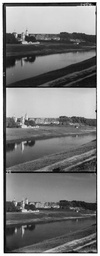
#> input picture align/data/prokudin-gorskii/00125v.jpg, 100 x 256 px, shrunk from 400 x 1024 before the run, found by its file name
$ python evalProkudinAlignment.py
#> lines starting #> are read from the running program, lines starting #| are printed output that depends on the picture
### align/code/utils.py
# This code is part of:
#
#   CS4501-003: Computer Vision
#   University of Virginia
#   Instructor: Zezhou Cheng
#
import numpy as np
import os
import errno
import matplotlib.pyplot as plt


def imread(path):
#> called with path = '../../data/prokudin-gorskii/00125v.jpg'
    img = plt.imread(path).astype(float)
#> img: shape (256, 100) float64; min 0, max 255, mean 123.9

    # Remove alpha channel if it exists
    if img.ndim > 2 and img.shape[2] == 4:
        img = img[:, :, 0:3]
    # Puts images values in range [0,1]
    if img.max() > 1.0:
        img /= 255.0

    return img


def mkdir(dirpath):
    if not os.path.exists(dirpath):
        try:
            os.makedirs(dirpath)
        except OSError as e:
            if e.errno != errno.EEXIST:
                raise
    else:
        print("Directory {} already exists.".format(dirpath))

### align/code/alignChannels.py
# This code is part of:
#
#   CS4501-003: Computer Vision
#   University of Virginia
#   Instructor: Zezhou Cheng
#
import numpy as np


def central_crop(img, crop):
    height, width = img.shape[0], img.shape[1]
    crop_height, crop_width = crop[0], crop[1]
    start_height = (height - crop_height)//2
    start_width = (width - crop_width)//2
    return img[start_height:start_height + crop_height, start_width:start_width + crop_width]


def sum_square_diff(img1, img2):
    return np.sum((img1-img2)**2)


def alignChannels(img, max_shift):

    # ensure img has the 3 channels
    assert img.shape[2] == 3

    reference_channel = img[:, :, 0]
    pred_shift = np.zeros((2, 2), dtype=int)

    # tune this
    crop_size = [19*reference_channel.shape[0]//20, 19*reference_channel.shape[1]//20]

    cropped_ref = central_crop(reference_channel, crop_size)

    for channel in [1, 2]:
        shift = (0, 0)
        best_score = float("inf")

        for shift_i in range(-max_shift[0], max_shift[0]+1):
            for shift_j in range(-max_shift[1], max_shift[1] + 1):
                cropped_test_channel = central_crop(np.roll(img[:, :, channel], [shift_i, shift_j], axis=[0, 1]),
                                                    crop_size)
                cur_ssd = sum_square_diff(cropped_ref, cropped_test_channel)

                if cur_ssd < best_score:
                    shift = (shift_i, shift_j)
                    best_score = cur_ssd
        pred_shift[channel-1] = shift
        img[:, :, channel] = np.roll(img[:, :, channel], [shift[0], shift[1]], axis=(0, 1))

    # assume max_shift is the most amount of boundary we need to crop out
    border = max(max_shift)
    img = img[border:-border, border:-border, :]
    return img, pred_shift

### align/code/evalProkudinAlignment.py
# Demo code for alignment of Prokudin-Gorskii images
#
# Your code should be run after you implement alignChannels
#
# This code is part of:
#
#   CS4501-003: Computer Vision
#   University of Virginia
#   Instructor: Zezhou Cheng
#

import os
import time
import numpy as np
import matplotlib.pyplot as plt

from alignChannels import *
from utils import *

# Path to your data directory
data_dir = os.path.join("..", "..", "data", "prokudin-gorskii")

# Path to your output directory (change this to your output directory)
out_dir = os.path.join("..", "..", "output", "prokudin-gorskii")
mkdir(out_dir)

# List of images
image_names = [
    "00125v.jpg",
    "00153v.jpg",
    "00398v.jpg",
    "00149v.jpg",
    "00351v.jpg",
    "01112v.jpg",
]

# Set maximum shift alignment
max_shift = np.array([15, 15])
# Display variable
display = True

# Loop over images, untile them into images, align
for imgname in image_names:

    # Read image
    imgpath = os.path.join(data_dir, imgname)
    img = imread(imgpath)

    # Images are stacked vertically. From top to bottom B, G, R channels (not RGB)
    image_height = img.shape[0] // 3
#> image_height = 85
    image_width = img.shape[1]
#> image_width = 100

    # Allocating memory for the image
    channels = np.zeros((image_height, image_width, 3))

    # We are loading the color channels from top to bottom
    # Note the ordering of indices
    channels[:, :, 2] = img[0:image_height, :]
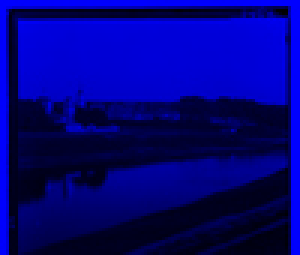
#> channels: shape (85, 100, 3) float64 (shown 3 times larger); mean of channels 0, 1, 2 0, 0, 0.494; drawn as R, G, B
    channels[:, :, 1] = img[image_height : 2 * image_height, :]
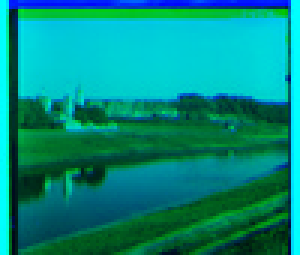
#> channels: shape (85, 100, 3) float64 (shown 3 times larger); mean of channels 0, 1, 2 0, 0.546, 0.494; drawn as R, G, B
    channels[:, :, 0] = img[2 * image_height : 3 * image_height, :]
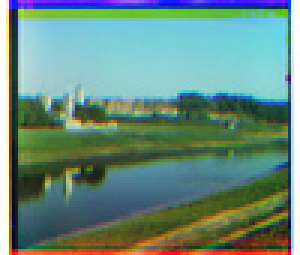
#> channels: shape (85, 100, 3) float64 (shown 3 times larger); mean of channels 0, 1, 2 0.412, 0.546, 0.494; drawn as R, G, B

    # Align the blue and red channels to the green channel.
    color_img, pred_shift = alignChannels(channels.copy(), max_shift)
#> in alignChannels, `reference_channel = img[:, :, 0]`:
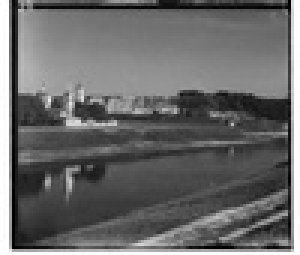
#> reference_channel: shape (85, 100) float64 (shown 3 times larger); min 0, max 1, mean 0.412
#> in central_crop, `return img[start_height:start_height + crop_height, start_width:start_..`:
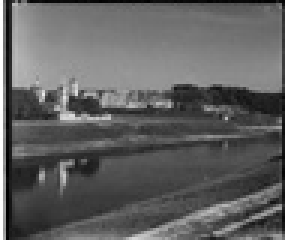
#> returned value: shape (80, 95) float64 (shown 3 times larger); min 0, max 1, mean 0.378
#> the loop in alignChannels, `for channel in [1, 2]:` made 2 passes
#> after the loop in alignChannels, `for channel in [1, 2]:`:
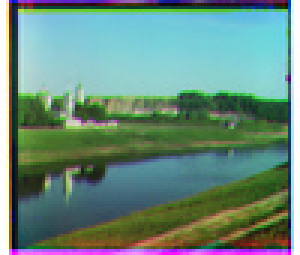
#> img: shape (85, 100, 3) float64 (shown 3 times larger); mean of channels 0, 1, 2 0.412, 0.546, 0.494; drawn as R, G, B
#> in alignChannels, `img = img[border:-border, border:-border, :]`:
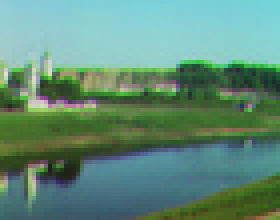
#> img: shape (55, 70, 3) float64 (shown 4 times larger); mean of channels 0, 1, 2 0.379, 0.55, 0.474; drawn as R, G, B

    # Print the alignments
    print(
        "{}\n\t shift: G ({}, {})  B ({}, {})".format(
            imgname,
            pred_shift[0, 0],
            pred_shift[0, 1],
            pred_shift[1, 0],
            pred_shift[1, 1],
        )
    )
#| 00125v.jpg
#| 	 shift: G (0, 0)  B (-2, 0)

    # Write image output
    out_imgname = "{}-aligned.png".format(imgname[0:-4])
    out_imgpath = os.path.join(out_dir, out_imgname)
    plt.imsave(out_imgpath, color_img)

    # Optionally display the results
    if display:
        plt.figure()
        plt.subplot(121)
        plt.title("Input image")
        plt.imshow(img, cmap="gray")
        plt.axis("off")

        plt.subplot(122)
        plt.title("Aligned image")
        plt.imshow(color_img)
        plt.axis("off")
        # plt.show(block=False)
        plt.show()
#> pass 2 of the loop `for imgname in image_names:`:
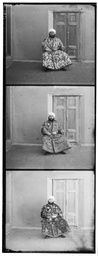
#> input picture align/data/prokudin-gorskii/00153v.jpg, 98 x 256 px, shrunk from 394 x 1024 before the run, found by its file name
#> reference_channel: shape (85, 98) float64
#> after the loop in alignChannels (call 2), `for channel in [1, 2]:`:
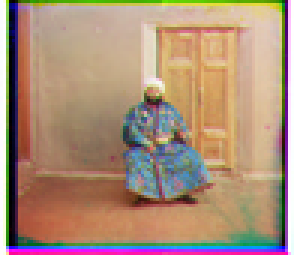
#> img: shape (85, 98, 3) float64 (shown 3 times larger); mean of channels 0, 1, 2 0.672, 0.559, 0.471; drawn as R, G, B
#> in alignChannels (call 2), `img = img[border:-border, border:-border, :]`:
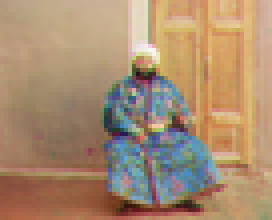
#> img: shape (55, 68, 3) float64 (shown 4 times larger); mean of channels 0, 1, 2 0.662, 0.551, 0.441; drawn as R, G, B
#| 00153v.jpg
#| 	 shift: G (-1, 0)  B (-3, -1)
#> pass 3 of the loop `for imgname in image_names:`:
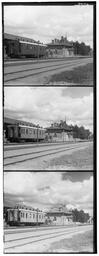
#> input picture align/data/00398v.jpg, 99 x 256 px, shrunk from 397 x 1024 before the run, found by its file name
#> reference_channel: shape (85, 99) float64
#> cropped_ref: shape (80, 94) float64
#> after the loop in alignChannels (call 3), `for channel in [1, 2]:`:
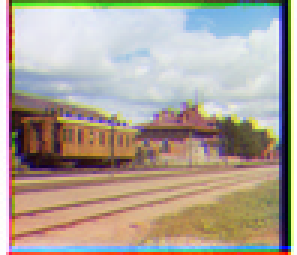
#> img: shape (85, 99, 3) float64 (shown 3 times larger); mean of channels 0, 1, 2 0.684, 0.643, 0.594; drawn as R, G, B
#> in alignChannels (call 3), `img = img[border:-border, border:-border, :]`:
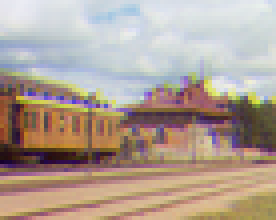
#> img: shape (55, 69, 3) float64 (shown 4 times larger); mean of channels 0, 1, 2 0.692, 0.629, 0.584; drawn as R, G, B
#| 00398v.jpg
#| 	 shift: G (-1, 0)  B (-3, 1)
#> the loop made 6 passes; the first 3 are shown
